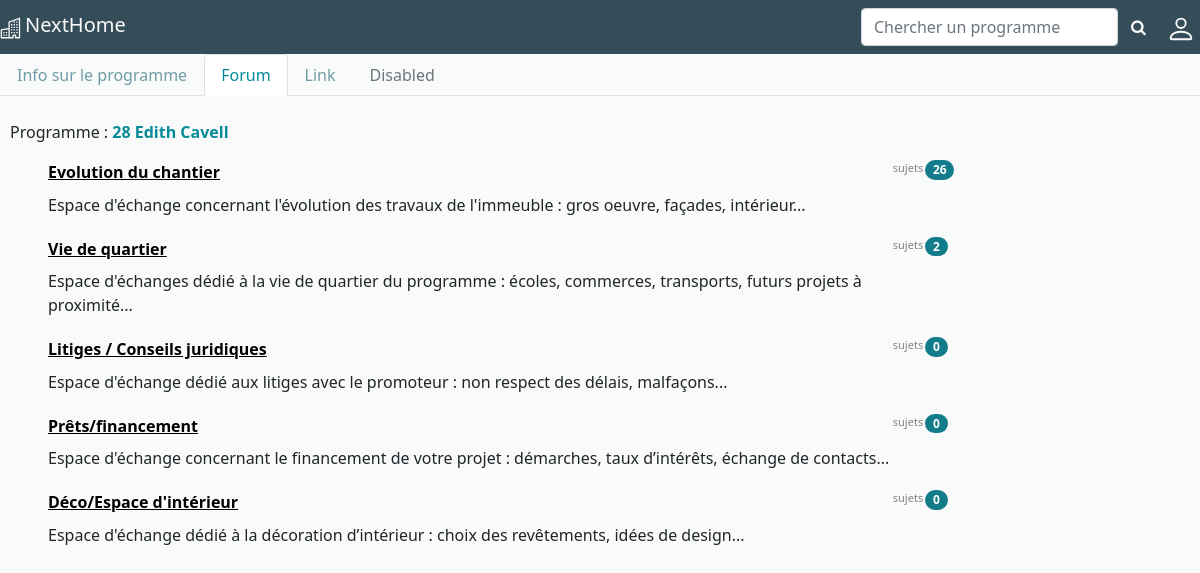
Page /monimmo/28-edith-cavell/1/themes on the committed database.
### monimmo/models.py (models this page shows, shortened)
class Programme(models.Model):
    LIVRAISON_STATUTS = ((1, "En commercialisation"), (2, "En construction"), (3, "Terminé"))
    promoteur = models.ForeignKey(Promoteur, on_delete=models.CASCADE)
    nom = models.CharField(max_length=40)
    description = models.CharField(max_length=500, blank=True, null=True)
    date_livraison_ini = models.DateField("Date de livraison initiale")
    date_livraison_act = models.DateField("Date de livraison prévue", blank=True, null=True)
    statut = models.IntegerField(choices=LIVRAISON_STATUTS)
    slug = AutoSlugField(populate_from='nom', always_update=True, max_length=255, editable=True, blank=True)
    owner = models.ManyToManyField(User, through="Reservation")
    def get_absolute_url(self):
        return reverse('detail_programme',
                       args=[self.slug, self.pk])
    def get_absolute_url_themes(self):
        return reverse('consult_themes',
                       args=[self.slug, self.pk])

class Topic(models.Model):
    title = models.CharField(max_length=50)
    description = models.TextField(max_length=200)
    slug = AutoSlugField(populate_from='title', always_update=True, max_length=255, editable=True, blank=True)

### monimmo/views.py (the view)
# urls.py: path('<slug:slug>/<int:pk>/themes', Topic_view, name="consult_themes"),
def Topic_view(request, slug, pk ):
    Topic_display = Topic.objects.all()
    list_subcount = []
    for topic in Topic.objects.all():
        list_subcount.append(len(Subject.objects.filter(programme=pk,topic=topic.pk)))
    dict_context = {}
    dict_context["Topics"] = zip(Topic_display, list_subcount)
    dict_context["Programme"] = Programme.objects.get(pk=pk)
    return render(request, 'monimmo/pages/themes.html', dict_context)

### monimmo/templates/monimmo/pages/themes.html (shortened to what this page needs)
{% extends "monimmo/base.html" %}
{% load static %}
{% block content %}
<ul class="nav nav-tabs">
  <li class="nav-item">
    <a class="nav-link" href={{Programme.get_absolute_url}}>Info sur le programme</a>
  </li>
  <li class="nav-item">
    <a class="nav-link active" href="#">Forum</a>
  </li>
  <li class="nav-item">
    <a class="nav-link" href="#">Link</a>
  </li>
  <li class="nav-item">
    <a class="nav-link disabled" href="#" tabindex="-1" aria-disabled="true">Disabled</a>
  </li>
</ul>
<br>
<p class="topic"> Programme : <strong> {{Programme.nom}} </strong> </p>
    {% for topic, topic_count in Topics %}
    <div class="grid-topic">
      <div class="topic1">
        <a class="fw-bold" href={{Programme.get_absolute_url_themes}}/{{topic.slug}}>{{topic.title}}</a>
      </div>
      <div class="topic2">
        {{topic.description}}
      </div>
      <div class="topic3">
        <p class="topic2"> sujets</p>
        <span class="badge test2 rounded-pill">{{topic_count}}</span>
      </div>
    </div>
     {% endfor %}
{% endblock %}

### monimmo/templates/monimmo/base.html (shortened to what this page needs)
<!DOCTYPE html>
<html lang="en">
<head>
</head>
<body class="site_background">
{% include "monimmo/navbar.html" %}
{% block content %}
{% endblock %}
</body>
</html>

### monimmo/templates/monimmo/navbar.html (shortened to what this page needs)
{% load static %}
<!DOCTYPE html>
<html lang="en">
<head>
    <link href="https://cdn.jsdelivr.net/npm/bootstrap@5.1.1/dist/css/bootstrap.min.css" rel="stylesheet">
    <link rel="stylesheet" href="https://cdnjs.cloudflare.com/ajax/libs/font-awesome/4.7.0/css/font-awesome.min.css">
    <link rel="stylesheet" href="{% static './monimmo/style.css'%}" type="text/css">
</head>
<body>
        <nav class="navbar nav_grid">
            <div >
                <a class="navbar-brand nav_content_color" href="{% url 'home' %}">NextHome</a>
            </div>
        <div class="nav_container">
            <form  class="d-inline-flex" action="{% url 'search_results' %}" method="get">
                    <input class="form-control w-100" autocomplete="on" name="q" type="search" placeholder="Chercher un programme" aria-label="Search">
                <button type="submit" class="btn  nav_content_color">
                    <i class="fa fa-search"></i>
                </button>
            </form>
             <a  href="{% url 'compte' %}">
             </a>
        </div>
    </nav>
</body>
</html>

### monimmo/static/monimmo/style.css (style rules this page uses)
.site_background { background-color: #f9fafa; height: 100vh; }
.nav_content_color { color : #fafafa; }
.nav_grid { display: grid; grid-template-columns: 1fr 4fr 2fr; background-color: #344D59; }
.nav_container { display : flex; flex-direction: row; justify-content: space-around; flex-wrap: wrap; align-items: center; }
a { color: black; }
strong { font-weight : bold; color: #048B9A; }
.nav-link.active { color: #048B9A !important; }
.nav-link { color : #709CA7; }
.grid-topic { display: grid; grid-template-rows: auto auto; grid-template-columns: 4fr 1fr; margin-left: 3em; margin-right: 6em; margin-bottom : 20px; }
.topic1 { grid-area : 1 / 1; height:auto; }
.topic2 { grid-area : 2 / 1; height: auto; }
.topic3 { display: flex; grid-area : 1 / 2; height: 60%; }
p.topic { margin-left: 10px; }
p.topic2, span.badge.test2.rounded-pill { justify-content: center; }
p.topic2 { color: grey; font-size: 11px; margin-right: 2px; }
.test2 { background-color: #137C8B; }

### rows in the picture
Programme: nom "28 Edith Cavell"
Topic: title "Evolution du chantier", description "Espace d'échange concernant l'évolution des travaux de l'immeuble : gros oeuvre, façades, intérieur...", topic_count "26"
Topic: title "Vie de quartier", description "Espace d'échanges dédié à la vie de quartier du programme : écoles, commerces, transports, futurs projets à proximité...", id "2"
Topic: title "Litiges / Conseils juridiques", description "Espace d'échange dédié aux litiges avec le promoteur : non respect des délais, malfaçons...", topic_count "0"
Topic: title "Prêts/financement", description "Espace d'échange concernant le financement de votre projet : démarches, taux d’intérêts, échange de contacts...", topic_count "0"
Topic: title "Déco/Espace d'intérieur", description "Espace d'échange dédié à la décoration d’intérieur : choix des revêtements, idées de design...", topic_count "0"
